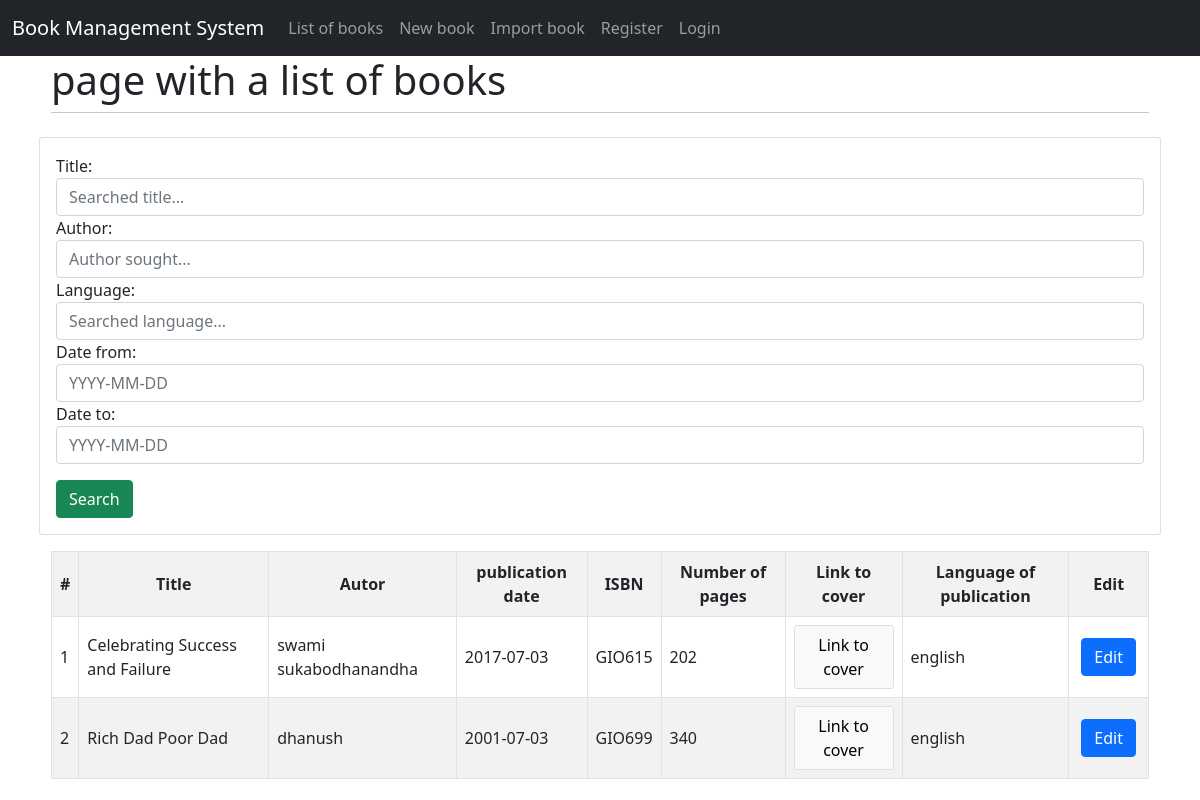
Screenshot of /list_of_books/ with the database file from the repository.
### main/models.py (models this page shows, shortened)
class Books(models.Model):
    title = models.CharField(max_length=200)
    author = models.CharField(max_length=200)
    publication_date = models.DateField()
    isbn = models.CharField(max_length=30)
    page_count = models.IntegerField()
    front_page_link = models.URLField()
    language = models.CharField(max_length=40)

### main/views.py (the view)
# urls.py: path("list_of_books/", views.list_of_books, name="list_of_books"),
def list_of_books(request):
    books_list = Books.objects.order_by("title").all()
    my_filter = BooksFilter(request.GET, queryset=books_list)
    books_list = my_filter.qs
    context = {"list": books_list, "my_filter": my_filter}
    return render(request, "main/list_of_books.html", context)

### main/templates/main/list_of_books.html
{% extends 'main/base.html' %}
{% block view_header %}
<h1>page with a list of books</h1>
{% endblock %}
{% block content %}
<div class="row justify-content-center">
    <div class="card card-body mb-3">
        <div class="">
        <form method="get">
                {{my_filter.form}}
            <button type="submit", name="filter", value="filter" class="btn btn-success mt-3">
                Search</button>
        </form>
        </div>
    </div>
</div>
<table class="table table-striped table-hover table-bordered align-middle caption-top">
    <tr class="text-center">
        <th>#</th>
        <th>Title</th>
        <th>Autor</th>
        <th>publication date</th>
        <th>ISBN</th>
        <th>Number of pages</th>
        <th>Link to cover</th>
        <th>Language of publication</th>
        <th>Edit</th>
    </tr>
    {% for item in list.all %}
    <tr>
        <td>{{forloop.counter}}</td>
        <td>{{item.title}}</td>
        <td>{{item.author}}</td>
        <td>{{item.publication_date|date:"Y-m-d"}}</td>
        <td>{{item.isbn}}</td>
        <td>{{item.page_count}}</td>
        <td><div class="card"><a href={{item.front_page_link}} class="btn btn-light" target="_blank" rel="noopener noreferrer">Link to cover</a></div></td>
        <td>{{item.language}}</td>
        <td><div class="row justify-content-center px-3"><a href="/edit/{{item.id}}" class="btn btn-primary">Edit</a></div></td>
    </tr>
    {% endfor %}
</table>
{% endblock %}

### main/templates/main/base.html (shortened to what this page needs)
<!doctype html>
<html>
<head>
    <link href="https://cdn.jsdelivr.net/npm/bootstrap@5.1.3/dist/css/bootstrap.min.css" rel="stylesheet"
>
</head>
<body>
    <nav class="navbar navbar-expand-lg navbar-dark bg-dark">
        <div class="container-fluid">
            <a class="navbar-brand" href="/list_of_books">Book Management System</a>
            <div class="collapse navbar-collapse" id="navbarNavAltMarkup">
                <div class="navbar-nav">
                    <a class="nav-link" href="/list_of_books">List of books</a>
                    <a class="nav-link" href="/edit/0">New book</a>
                    <a class="nav-link" href="/import_books">Import book</a>
                    {% if user.is_authenticated %}
              <a href="/logout" class="nav-item nav-link">logout</a>
              <a href="" class="text-uppercase ms-lg-5 mt-auto mb-auto fw-bold text-danger">Hello, {{user.username}}</a>
              {% else %}
              <a href="register" class="nav-item nav-link">Register</a>
              <a href="login" class="nav-item nav-link">Login</a>
              {% endif %}
                </div>
            </div>
        </div>
    </nav>
    <div id="content" , name="content" , class="main">
        <div class="row justify-content-center">
            <div class="col-11">
                {% block view_header %}
                {% endblock %}
                <hr class="mt-0 mb-4">
                {% block content %}
                {% endblock %}
            </div>
        </div>
    </div>
</body>
</html>

### rows the page displays
Books: title "Celebrating Success and Failure", author "swami sukabodhanandha", publication_date "2017-07-03", isbn "GIO615", page_count "202", language "english"
Books: title "Rich Dad Poor Dad", author "dhanush", publication_date "2001-07-03", isbn "GIO699", page_count "340", language "english"
